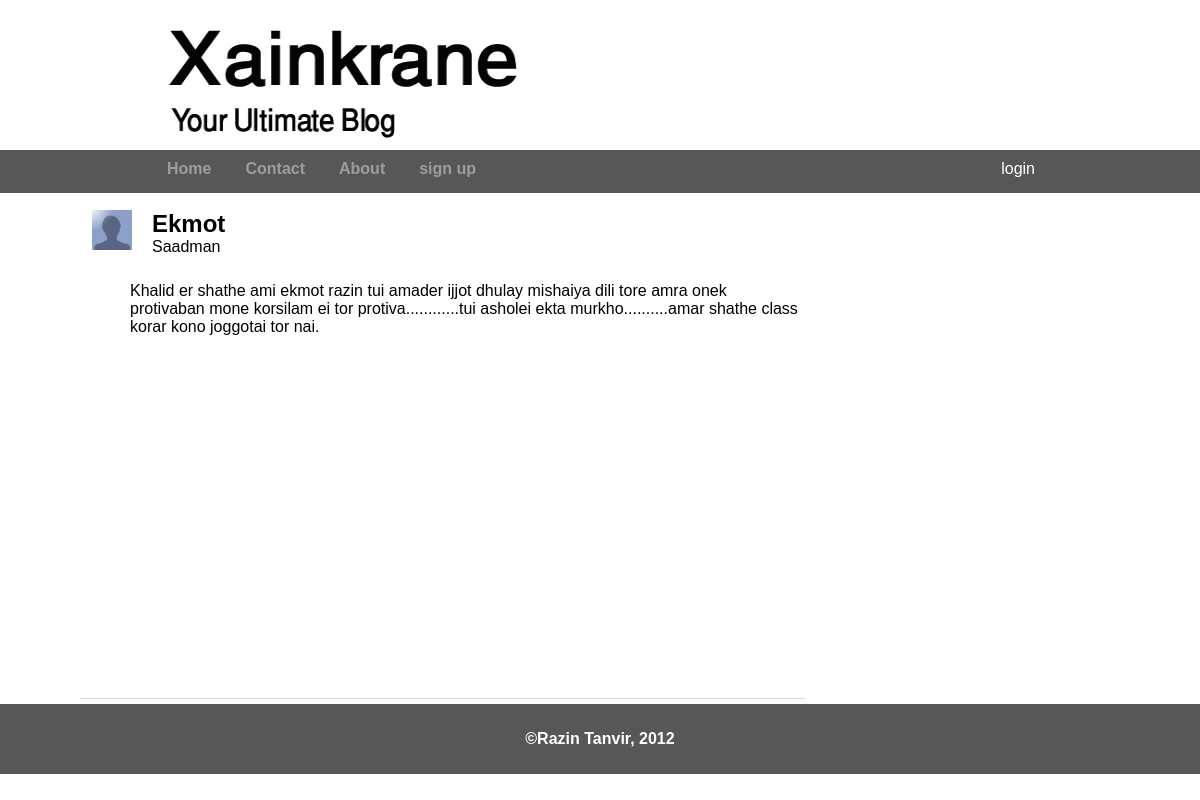
The page /core/detail_blog.php?bid=12 on the database its author committed.
### tables this page shows
CREATE TABLE IF NOT EXISTS `blogs` (
  `id` int(11) NOT NULL AUTO_INCREMENT,
  `user_id` int(11) NOT NULL,
  `headline` text NOT NULL,
  `body` text NOT NULL,
  PRIMARY KEY (`id`)
);

### includes/database.php (called while the page is built, shortened)
<?php
    class Database {
        public function __construct(){
            $this->connection = mysql_connect(DB_SERVER,DB_USER,DB_PASS);
        }
        public function find_blog_by_id($id){
            $query = "SELECT * FROM blogs WHERE id={$id} LIMIT 1 ";
            $this->resultSet = mysql_query($query);
            if(isset($this->resultSet)){
                $blog = mysql_fetch_array($this->resultSet);
                $user_res = mysql_query("SELECT username FROM users WHERE id={$blog['user_id']} ");
                $user = mysql_fetch_array($user_res);
                $blog['username'] = $user['username'];
                return $blog;
            } else {
                return null;
            }
        }
    }
    $dbase = new Database();

### core/detail_blog.php (the view, shortened to what this page needs)
<?php
    require_once("../includes/database.php");
    $blog = array();
    if(isset($_GET['bid'])){
        $blog['bid'] = $_GET['bid'];
    } else {
        header("Location: home.php");
    }
    if(isset($blog['bid'])){
        $blog = $dbase->find_blog_by_id($blog['bid']);
    }
?>
<?php require_once("../view/header.php"); ?>
<?php require_once("navigation.php"); ?>
<?php
    $display = '
        <div id="blogs">
            <div class="blog_detail" >
                    <div class="blog_head" >
                        <img class="blog_bullet" src="../resource/images/default_prof_pic.png" width="40px" height="40px" />
                        <div class="blog_sub" >
                            <h2>';
    $display.= htmlentities($blog["headline"]);
    $display.= '</h2>
                            <p>';
    $display.= htmlentities($blog["username"]);
    $display.= '</p>
                        </div>
                    </div>
                    <div id="blog_detail_text" >';
    $display.= '<p>'.htmlentities($blog["body"]).'</p>';
        $display.= '</div>
                </div></div>';
    echo $display;
?>
<?php require_once("../view/footer.php"); ?>

### resource/main.css (style rules this page uses)
* { padding: 0; margin: 0; font-family:Trebuchet MS,Liberation Sans,DejaVu Sans,sans-serif; }
#blogs { float: left; width: 69%; padding: 5px; }
.blog_detail { width: 100%; height: 500px; border-bottom: 1px solid #D7D7D7; }
.blog_head { padding: 12px; width: 100%; height: 45px; }
.blog_bullet { float:left; }
.blog_sub { padding: 0px 10px 10px 20px; float:left; }
#blog_detail_text { padding:15px 5px 15px 50px; }

### rows shown on the page
blogs: headline "Ekmot Saadman", body "Khalid er shathe ami ekmot razin tui amader ijjot dhulay mishaiya dili tore amra onek protivaban mone korsilam ei tor protiva............tui asholei ekta murkho..........amar shathe class korar kono joggotai tor nai."
